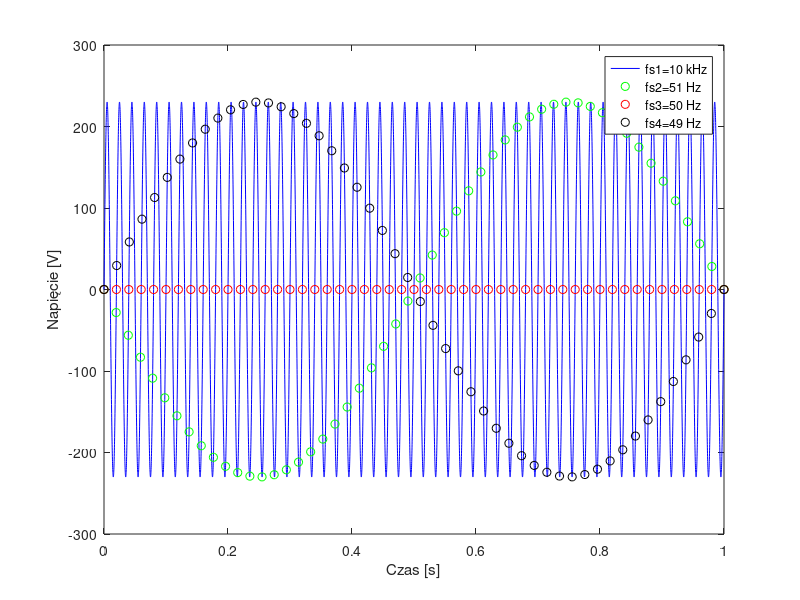

Write the MATLAB code that produced this figure.
A = 230; % amplituda [V]
f = 50; % częstotliwość [Hz]

fs1=10000;
fs2 = 51;
fs3 = 50;
fs4 = 49;

% fs2 = 26;
% fs3 = 25;
% fs4 = 24;

t = 0:(1/fs1):1; % czas w sekundach [s] dla fs1=10 kHz
s1 = A*sin(2*pi*f*t); % sinusoida dla fs1=10 kHz
t2 = 0:(1/fs2):1; % czas w sekundach [s] dla fs2=500 Hz
s2 = A*sin(2*pi*f*t2); % sinusoida dla fs2=500 Hz
t3 = 0:(1/fs3):1; % czas w sekundach [s] dla fs3=200 Hz
s3 = A*sin(2*pi*f*t3); % sinusoida dla fs3=200 Hz
t4 = 0:(1/fs4):1; % czas w sekundach [s] dla fs3=200 Hz
s4 = A*sin(2*pi*f*t4); % sinusoida dla fs3=200 Hz
figure;
plot(t, s1, 'b-', t2, s2, 'go', t3, s3, 'ro', t4, s4, 'ko'); % rysowanie wykresów
xlabel('Czas [s]');
ylabel('Napięcie [V]');
legend('fs1=10 kHz', 'fs2=51 Hz', 'fs3=50 Hz', 'fs4=49 Hz');
%legend('fs1=10 kHz', 'fs2=26 Hz', 'fs3=25 Hz', 'fs4=24 Hz');